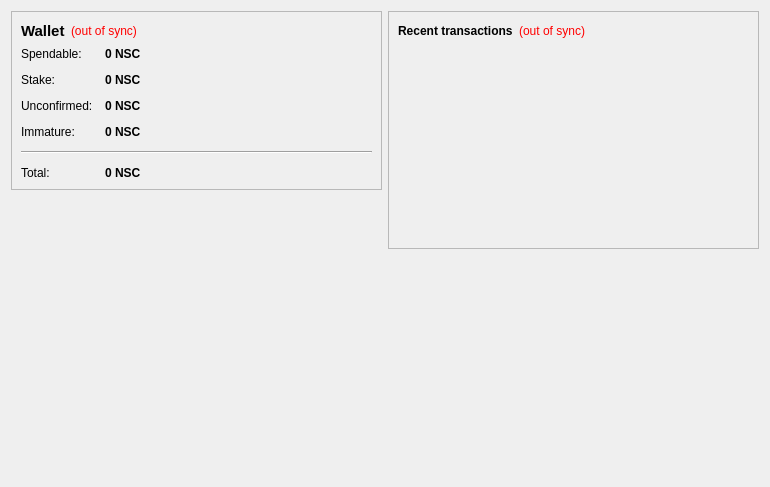
<?xml version="1.0" encoding="UTF-8"?>
<ui version="4.0">
 <class>OverviewPage</class>
 <widget class="QWidget" name="OverviewPage">
  <property name="geometry">
   <rect>
    <x>0</x>
    <y>0</y>
    <width>770</width>
    <height>487</height>
   </rect>
  </property>
  <property name="windowTitle">
   <string>Form</string>
  </property>
  <layout class="QHBoxLayout" name="horizontalLayout" stretch="1,1">
   <item>
    <layout class="QVBoxLayout" name="verticalLayout_2">
     <item>
      <widget class="QFrame" name="frame">
       <property name="frameShape">
        <enum>QFrame::StyledPanel</enum>
       </property>
       <property name="frameShadow">
        <enum>QFrame::Raised</enum>
       </property>
       <layout class="QVBoxLayout" name="verticalLayout_4">
        <item>
         <layout class="QHBoxLayout" name="horizontalLayout_4">
          <item>
           <widget class="QLabel" name="label_5">
            <property name="font">
             <font>
              <pointsize>11</pointsize>
              <weight>75</weight>
              <bold>true</bold>
             </font>
            </property>
            <property name="text">
             <string>Wallet</string>
            </property>
           </widget>
          </item>
          <item>
           <widget class="QLabel" name="labelWalletStatus">
            <property name="toolTip">
             <string>The displayed information may be out of date. Your wallet automatically synchronizes with the NewSpringCoin network after a connection is established, but this process has not completed yet.</string>
            </property>
            <property name="styleSheet">
             <string notr="true">QLabel { color: red; }</string>
            </property>
            <property name="text">
             <string notr="true">(out of sync)</string>
            </property>
            <property name="alignment">
             <set>Qt::AlignLeading|Qt::AlignLeft|Qt::AlignVCenter</set>
            </property>
           </widget>
          </item>
          <item>
           <spacer name="horizontalSpacer_2">
            <property name="orientation">
             <enum>Qt::Horizontal</enum>
            </property>
            <property name="sizeHint" stdset="0">
             <size>
              <width>40</width>
              <height>20</height>
             </size>
            </property>
           </spacer>
          </item>
         </layout>
        </item>
        <item>
         <layout class="QFormLayout" name="formLayout_2">
          <property name="fieldGrowthPolicy">
           <enum>QFormLayout::AllNonFixedFieldsGrow</enum>
          </property>
          <property name="horizontalSpacing">
           <number>12</number>
          </property>
          <property name="verticalSpacing">
           <number>12</number>
          </property>
          <item row="0" column="0">
           <widget class="QLabel" name="label">
            <property name="text">
             <string>Spendable:</string>
            </property>
           </widget>
          </item>
          <item row="0" column="1">
           <widget class="QLabel" name="labelBalance">
            <property name="font">
             <font>
              <weight>75</weight>
              <bold>true</bold>
             </font>
            </property>
            <property name="cursor">
             <cursorShape>IBeamCursor</cursorShape>
            </property>
            <property name="toolTip">
             <string>Your current spendable balance</string>
            </property>
            <property name="text">
             <string notr="true">0 NSC</string>
            </property>
            <property name="textInteractionFlags">
             <set>Qt::LinksAccessibleByMouse|Qt::TextSelectableByKeyboard|Qt::TextSelectableByMouse</set>
            </property>
           </widget>
          </item>
          <item row="1" column="0">
           <widget class="QLabel" name="label_6">
            <property name="text">
             <string>Stake:</string>
            </property>
           </widget>
          </item>
          <item row="1" column="1">
           <widget class="QLabel" name="labelStake">
            <property name="font">
             <font>
              <weight>75</weight>
              <bold>true</bold>
             </font>
            </property>
            <property name="cursor">
             <cursorShape>IBeamCursor</cursorShape>
            </property>
            <property name="toolTip">
             <string>Total of coins that was staked, and do not yet count toward the current balance</string>
            </property>
            <property name="text">
             <string notr="true">0 NSC</string>
            </property>
            <property name="textInteractionFlags">
             <set>Qt::LinksAccessibleByMouse|Qt::TextSelectableByKeyboard|Qt::TextSelectableByMouse</set>
            </property>
           </widget>
          </item>
          <item row="2" column="0">
           <widget class="QLabel" name="label_3">
            <property name="text">
             <string>Unconfirmed:</string>
            </property>
           </widget>
          </item>
          <item row="2" column="1">
           <widget class="QLabel" name="labelUnconfirmed">
            <property name="font">
             <font>
              <weight>75</weight>
              <bold>true</bold>
             </font>
            </property>
            <property name="cursor">
             <cursorShape>IBeamCursor</cursorShape>
            </property>
            <property name="toolTip">
             <string>Total of transactions that have yet to be confirmed, and do not yet count toward the current balance</string>
            </property>
            <property name="text">
             <string notr="true">0 NSC</string>
            </property>
            <property name="textInteractionFlags">
             <set>Qt::LinksAccessibleByMouse|Qt::TextSelectableByKeyboard|Qt::TextSelectableByMouse</set>
            </property>
           </widget>
          </item>
          <item row="3" column="0">
           <widget class="QLabel" name="labelImmatureText">
            <property name="text">
             <string>Immature:</string>
            </property>
           </widget>
          </item>
          <item row="3" column="1">
           <widget class="QLabel" name="labelImmature">
            <property name="font">
             <font>
              <weight>75</weight>
              <bold>true</bold>
             </font>
            </property>
            <property name="toolTip">
             <string>Mined balance that has not yet matured</string>
            </property>
            <property name="text">
             <string notr="true">0 NSC</string>
            </property>
            <property name="textInteractionFlags">
             <set>Qt::LinksAccessibleByMouse|Qt::TextSelectableByKeyboard|Qt::TextSelectableByMouse</set>
            </property>
           </widget>
          </item>
          <item row="4" column="0" colspan="2">
           <widget class="Line" name="line">
            <property name="orientation">
             <enum>Qt::Horizontal</enum>
            </property>
           </widget>
          </item>
          <item row="5" column="0">
           <widget class="QLabel" name="labelTotalText">
            <property name="text">
             <string>Total:</string>
            </property>
           </widget>
          </item>
          <item row="5" column="1">
           <widget class="QLabel" name="labelTotal">
            <property name="font">
             <font>
              <weight>75</weight>
              <bold>true</bold>
             </font>
            </property>
            <property name="cursor">
             <cursorShape>IBeamCursor</cursorShape>
            </property>
            <property name="toolTip">
             <string>Your current total balance</string>
            </property>
            <property name="text">
             <string notr="true">0 NSC</string>
            </property>
            <property name="textInteractionFlags">
             <set>Qt::LinksAccessibleByMouse|Qt::TextSelectableByKeyboard|Qt::TextSelectableByMouse</set>
            </property>
           </widget>
          </item>
         </layout>
        </item>
       </layout>
      </widget>
     </item>
     <item>
      <spacer name="verticalSpacer">
       <property name="orientation">
        <enum>Qt::Vertical</enum>
       </property>
       <property name="sizeHint" stdset="0">
        <size>
         <width>20</width>
         <height>40</height>
        </size>
       </property>
      </spacer>
     </item>
     <item>
      <widget class="QLabel" name="label_2">
       <property name="autoFillBackground">
        <bool>true</bool>
       </property>
       <property name="text">
        <string/>
       </property>
       <property name="pixmap">
        <pixmap resource="../bitcoin.qrc">:/icons/drmbg</pixmap>
       </property>
       <property name="scaledContents">
        <bool>false</bool>
       </property>
       <property name="margin">
        <number>0</number>
       </property>
      </widget>
     </item>
    </layout>
   </item>
   <item>
    <layout class="QVBoxLayout" name="verticalLayout_3">
     <item>
      <widget class="QFrame" name="frame_2">
       <property name="frameShape">
        <enum>QFrame::StyledPanel</enum>
       </property>
       <property name="frameShadow">
        <enum>QFrame::Raised</enum>
       </property>
       <layout class="QVBoxLayout" name="verticalLayout">
        <item>
         <layout class="QHBoxLayout" name="horizontalLayout_2">
          <item>
           <widget class="QLabel" name="label_4">
            <property name="text">
             <string>&lt;b&gt;Recent transactions&lt;/b&gt;</string>
            </property>
           </widget>
          </item>
          <item>
           <widget class="QLabel" name="labelTransactionsStatus">
            <property name="toolTip">
             <string>The displayed information may be out of date. Your wallet automatically synchronizes with the NewSpringCoin network after a connection is established, but this process has not completed yet.</string>
            </property>
            <property name="styleSheet">
             <string notr="true">QLabel { color: red; }</string>
            </property>
            <property name="text">
             <string notr="true">(out of sync)</string>
            </property>
            <property name="alignment">
             <set>Qt::AlignRight|Qt::AlignTrailing|Qt::AlignVCenter</set>
            </property>
           </widget>
          </item>
          <item>
           <spacer name="horizontalSpacer">
            <property name="orientation">
             <enum>Qt::Horizontal</enum>
            </property>
            <property name="sizeHint" stdset="0">
             <size>
              <width>40</width>
              <height>20</height>
             </size>
            </property>
           </spacer>
          </item>
         </layout>
        </item>
        <item>
         <widget class="QListView" name="listTransactions">
          <property name="styleSheet">
           <string notr="true">QListView { background: transparent; }</string>
          </property>
          <property name="frameShape">
           <enum>QFrame::NoFrame</enum>
          </property>
          <property name="verticalScrollBarPolicy">
           <enum>Qt::ScrollBarAlwaysOff</enum>
          </property>
          <property name="horizontalScrollBarPolicy">
           <enum>Qt::ScrollBarAlwaysOff</enum>
          </property>
          <property name="selectionMode">
           <enum>QAbstractItemView::NoSelection</enum>
          </property>
         </widget>
        </item>
       </layout>
      </widget>
     </item>
     <item>
      <spacer name="verticalSpacer_2">
       <property name="orientation">
        <enum>Qt::Vertical</enum>
       </property>
       <property name="sizeHint" stdset="0">
        <size>
         <width>20</width>
         <height>40</height>
        </size>
       </property>
      </spacer>
     </item>
    </layout>
   </item>
  </layout>
 </widget>
 <resources/>
 <connections/>
</ui>
